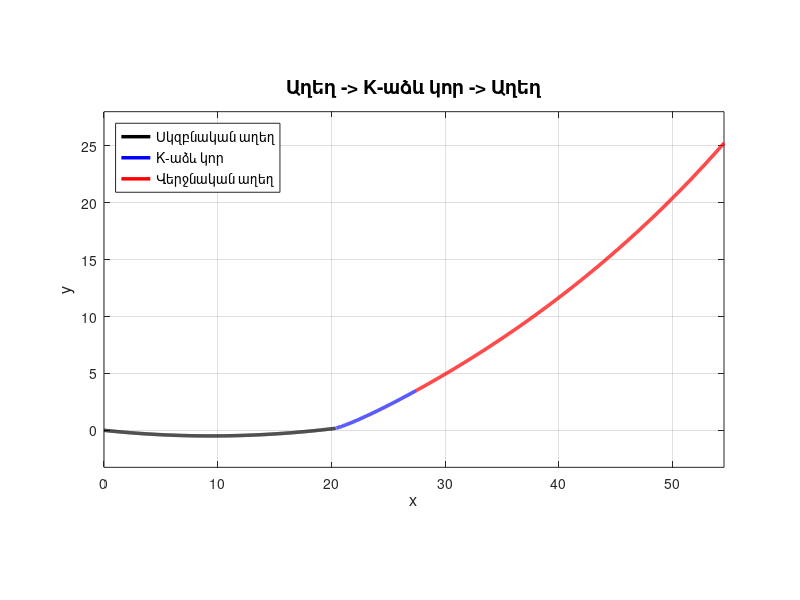

The MATLAB source for this figure:
k  = 0.2;
R0 = 100;
L  = 400;

R1   = 90;
phi1 = 13*pi/180;    
phi2 = 20*pi/180;    

x0 = 0;
y0 = 0;
alpha0 = -6*pi/180;   

p = (1-k)/k;

f = @(beta) (L./(k.*beta)) .* (sin(beta)).^p - R0;


Nscan = 6000;
a_scan = 1e-4;
b_scan = pi/2 - 1e-4;

beta_scan = a_scan + (0:Nscan-1)*(b_scan-a_scan)/(Nscan-1);

f_scan = f(beta_scan);


idx = 0;
for i = 1:length(f_scan)-1
    if f_scan(i)*f_scan(i+1) < 0
        idx = i;
        break;
    end
end

if idx == 0
    error('beta0-ի իրական լուծում չգտնվեց');
end

a = beta_scan(idx);
b = beta_scan(idx+1);

fa = f(a);
fb = f(b);

if fa*fb > 0
    error('Կիսման մեթոդի համար ճիշտ միջակայք չի գտնվել');
end

tol = 1e-12;
maxIter = 1000;

for iter = 1:maxIter
    c = (a + b)/2;
    fc = f(c);

    if fa*fc < 0
        b = c;
        fb = fc;
    else
        a = c;
        fa = fc;
    end

    if abs(b-a) < tol
        break;
    end
end

beta0 = (a + b)/2;
A0 = L / (k * beta0);

xc1 = x0 - R1*sin(alpha0);
yc1 = y0 + R1*cos(alpha0);

theta1_start = atan2(y0 - yc1, x0 - xc1);

N1 = 900;
theta1 = theta1_start + (0:N1-1)*phi1/(N1-1);   

xA1 = xc1 + R1*cos(theta1);
yA1 = yc1 + R1*sin(theta1);

x1 = xA1(end);
y1 = yA1(end);

alpha1 = alpha0 + phi1;

Nk = 4000;
beta = 0 + (0:Nk-1)*(beta0-0)/(Nk-1);   

Fx = cos(beta) .* (sin(beta)).^p;
Fy = sin(beta) .* (sin(beta)).^p;

xK_local = zeros(1, Nk);
yK_local = zeros(1, Nk);

for i = 2:Nk
    db = beta(i) - beta(i-1);

    xK_local(i) = xK_local(i-1) + 0.5*db*(Fx(i-1) + Fx(i));
    yK_local(i) = yK_local(i-1) + 0.5*db*(Fy(i-1) + Fy(i));
end

xK_local = A0 * xK_local;
yK_local = A0 * yK_local;


xK = zeros(1, Nk);
yK = zeros(1, Nk);

for i = 1:Nk
    xK(i) = x1 + xK_local(i)*cos(alpha1) - yK_local(i)*sin(alpha1);
    yK(i) = y1 + xK_local(i)*sin(alpha1) + yK_local(i)*cos(alpha1);
end

x2 = xK(end);
y2 = yK(end);

alpha2 = alpha1 + beta0;


xc2 = x2 - R0*sin(alpha2);
yc2 = y2 + R0*cos(alpha2);

theta2_start = atan2(y2 - yc2, x2 - xc2);

N2 = 1000;
theta2 = theta2_start + (0:N2-1)*phi2/(N2-1);   

xA2 = xc2 + R0*cos(theta2);
yA2 = yc2 + R0*sin(theta2);

R_check = A0 * (sin(beta0)).^p;
L_check = A0 * k * beta0;


figure('Color','w','Position',[100 100 1100 600]);
hold on; grid on; box on; axis equal;

plot(xA1, yA1, 'k', 'LineWidth', 2.5);
plot(xK,  yK,  'b', 'LineWidth', 2.5);
plot(xA2, yA2, 'r', 'LineWidth', 2.5);

xlabel('x', 'FontSize', 12);
ylabel('y', 'FontSize', 12);
title('Աղեղ -> K-աձև կոր -> Աղեղ', 'FontSize', 14);

legend('Սկզբնական աղեղ', 'K-աձև կոր', 'Վերջնական աղեղ', ...
       'Location', 'northwest', 'FontSize', 10);


disp(['beta0 = ', num2str(beta0)]);
disp(['A0 = ', num2str(A0)]);
disp(['alpha1 (deg) = ', num2str(alpha1*180/pi)]);
disp(['alpha2 (deg) = ', num2str(alpha2*180/pi)]);
disp(['R_check = ', num2str(R_check)]);
disp(['L_check = ', num2str(L_check)]);
disp(['Start arc center = (', num2str(xc1), ', ', num2str(yc1), ')']);
disp(['End arc center = (', num2str(xc2), ', ', num2str(yc2), ')']);
